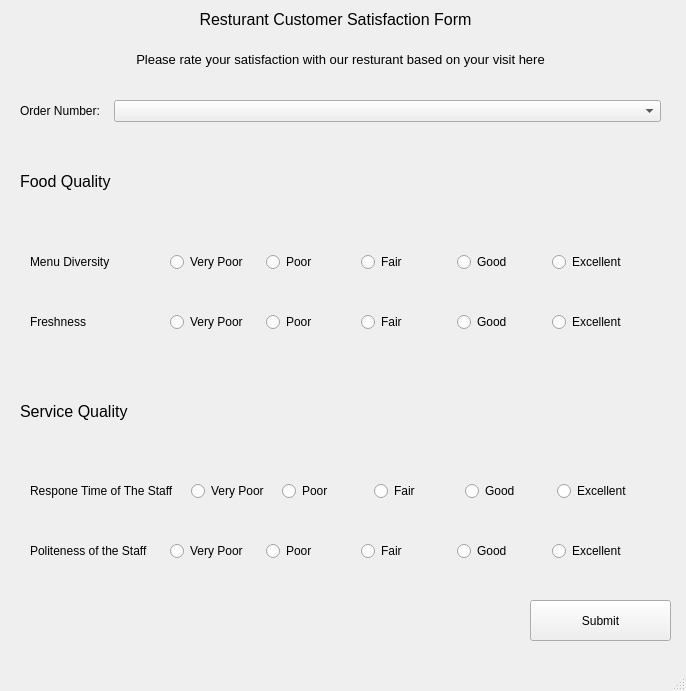
<?xml version="1.0" encoding="UTF-8"?>
<ui version="4.0">
 <class>MainWindow</class>
 <widget class="QMainWindow" name="MainWindow">
  <property name="geometry">
   <rect>
    <x>0</x>
    <y>0</y>
    <width>686</width>
    <height>691</height>
   </rect>
  </property>
  <property name="windowTitle">
   <string>Customer Feedback</string>
  </property>
  <widget class="QWidget" name="centralwidget">
   <widget class="QLabel" name="label_2">
    <property name="geometry">
     <rect>
      <x>10</x>
      <y>10</y>
      <width>651</width>
      <height>20</height>
     </rect>
    </property>
    <property name="font">
     <font>
      <pointsize>12</pointsize>
     </font>
    </property>
    <property name="focusPolicy">
     <enum>Qt::TabFocus</enum>
    </property>
    <property name="text">
     <string>Resturant Customer Satisfaction Form</string>
    </property>
    <property name="scaledContents">
     <bool>false</bool>
    </property>
    <property name="alignment">
     <set>Qt::AlignCenter</set>
    </property>
   </widget>
   <widget class="QLabel" name="label_3">
    <property name="geometry">
     <rect>
      <x>10</x>
      <y>50</y>
      <width>661</width>
      <height>20</height>
     </rect>
    </property>
    <property name="font">
     <font>
      <pointsize>10</pointsize>
     </font>
    </property>
    <property name="focusPolicy">
     <enum>Qt::TabFocus</enum>
    </property>
    <property name="text">
     <string>Please rate your satisfaction with our resturant based on your visit here</string>
    </property>
    <property name="scaledContents">
     <bool>false</bool>
    </property>
    <property name="alignment">
     <set>Qt::AlignCenter</set>
    </property>
   </widget>
   <widget class="QWidget" name="verticalLayoutWidget">
    <property name="geometry">
     <rect>
      <x>10</x>
      <y>90</y>
      <width>661</width>
      <height>501</height>
     </rect>
    </property>
    <layout class="QVBoxLayout" name="verticalLayout" stretch="1,4,4">
     <property name="spacing">
      <number>10</number>
     </property>
     <property name="leftMargin">
      <number>10</number>
     </property>
     <property name="topMargin">
      <number>10</number>
     </property>
     <property name="rightMargin">
      <number>10</number>
     </property>
     <property name="bottomMargin">
      <number>10</number>
     </property>
     <item>
      <layout class="QGridLayout" name="gridLayout_2">
       <property name="horizontalSpacing">
        <number>14</number>
       </property>
       <item row="0" column="0">
        <widget class="QLabel" name="label">
         <property name="sizePolicy">
          <sizepolicy hsizetype="Fixed" vsizetype="Preferred">
           <horstretch>0</horstretch>
           <verstretch>0</verstretch>
          </sizepolicy>
         </property>
         <property name="text">
          <string>Order Number:</string>
         </property>
        </widget>
       </item>
       <item row="0" column="1">
        <widget class="QComboBox" name="comboBox">
         <property name="sizePolicy">
          <sizepolicy hsizetype="Preferred" vsizetype="Fixed">
           <horstretch>0</horstretch>
           <verstretch>0</verstretch>
          </sizepolicy>
         </property>
        </widget>
       </item>
      </layout>
     </item>
     <item>
      <layout class="QVBoxLayout" name="verticalLayout_4" stretch="0,2,2">
       <property name="spacing">
        <number>0</number>
       </property>
       <item>
        <widget class="QLabel" name="label_9">
         <property name="font">
          <font>
           <pointsize>12</pointsize>
          </font>
         </property>
         <property name="focusPolicy">
          <enum>Qt::TabFocus</enum>
         </property>
         <property name="text">
          <string>Food Quality</string>
         </property>
         <property name="scaledContents">
          <bool>false</bool>
         </property>
         <property name="alignment">
          <set>Qt::AlignLeading|Qt::AlignLeft|Qt::AlignVCenter</set>
         </property>
        </widget>
       </item>
       <item>
        <layout class="QHBoxLayout" name="horizontalLayout_3" stretch="1,4">
         <property name="spacing">
          <number>7</number>
         </property>
         <property name="sizeConstraint">
          <enum>QLayout::SetDefaultConstraint</enum>
         </property>
         <property name="leftMargin">
          <number>10</number>
         </property>
         <property name="topMargin">
          <number>10</number>
         </property>
         <property name="rightMargin">
          <number>10</number>
         </property>
         <property name="bottomMargin">
          <number>10</number>
         </property>
         <item>
          <widget class="QLabel" name="label_10">
           <property name="text">
            <string>Menu Diversity</string>
           </property>
          </widget>
         </item>
         <item>
          <layout class="QGridLayout" name="gridLayout_6" rowstretch="0" columnstretch="0,0,0,0,0">
           <property name="sizeConstraint">
            <enum>QLayout::SetDefaultConstraint</enum>
           </property>
           <property name="leftMargin">
            <number>10</number>
           </property>
           <property name="topMargin">
            <number>10</number>
           </property>
           <property name="rightMargin">
            <number>10</number>
           </property>
           <property name="bottomMargin">
            <number>10</number>
           </property>
           <item row="0" column="0">
            <widget class="QRadioButton" name="radioButton_16">
             <property name="text">
              <string>Very Poor</string>
             </property>
             <property name="checkable">
              <bool>true</bool>
             </property>
             <property name="checked">
              <bool>false</bool>
             </property>
             <attribute name="buttonGroup">
              <string notr="true">buttonGroup</string>
             </attribute>
            </widget>
           </item>
           <item row="0" column="2">
            <widget class="QRadioButton" name="radioButton_17">
             <property name="text">
              <string>Fair</string>
             </property>
             <attribute name="buttonGroup">
              <string notr="true">buttonGroup</string>
             </attribute>
            </widget>
           </item>
           <item row="0" column="1">
            <widget class="QRadioButton" name="radioButton_18">
             <property name="text">
              <string>Poor</string>
             </property>
             <attribute name="buttonGroup">
              <string notr="true">buttonGroup</string>
             </attribute>
            </widget>
           </item>
           <item row="0" column="3">
            <widget class="QRadioButton" name="radioButton_19">
             <property name="text">
              <string>Good</string>
             </property>
             <attribute name="buttonGroup">
              <string notr="true">buttonGroup</string>
             </attribute>
            </widget>
           </item>
           <item row="0" column="4">
            <widget class="QRadioButton" name="radioButton_20">
             <property name="text">
              <string>Excellent</string>
             </property>
             <attribute name="buttonGroup">
              <string notr="true">buttonGroup</string>
             </attribute>
            </widget>
           </item>
          </layout>
         </item>
        </layout>
       </item>
       <item>
        <layout class="QHBoxLayout" name="horizontalLayout_5" stretch="1,4">
         <property name="spacing">
          <number>7</number>
         </property>
         <property name="sizeConstraint">
          <enum>QLayout::SetDefaultConstraint</enum>
         </property>
         <property name="leftMargin">
          <number>10</number>
         </property>
         <property name="topMargin">
          <number>10</number>
         </property>
         <property name="rightMargin">
          <number>10</number>
         </property>
         <property name="bottomMargin">
          <number>10</number>
         </property>
         <item>
          <widget class="QLabel" name="label_11">
           <property name="text">
            <string>Freshness</string>
           </property>
          </widget>
         </item>
         <item>
          <layout class="QGridLayout" name="gridLayout_7" rowstretch="0" columnstretch="0,0,0,0,0">
           <property name="sizeConstraint">
            <enum>QLayout::SetDefaultConstraint</enum>
           </property>
           <property name="leftMargin">
            <number>10</number>
           </property>
           <property name="topMargin">
            <number>10</number>
           </property>
           <property name="rightMargin">
            <number>10</number>
           </property>
           <property name="bottomMargin">
            <number>10</number>
           </property>
           <item row="0" column="3">
            <widget class="QRadioButton" name="radioButton_24">
             <property name="text">
              <string>Good</string>
             </property>
             <attribute name="buttonGroup">
              <string notr="true">buttonGroup_2</string>
             </attribute>
            </widget>
           </item>
           <item row="0" column="4">
            <widget class="QRadioButton" name="radioButton_25">
             <property name="text">
              <string>Excellent</string>
             </property>
             <attribute name="buttonGroup">
              <string notr="true">buttonGroup_2</string>
             </attribute>
            </widget>
           </item>
           <item row="0" column="1">
            <widget class="QRadioButton" name="radioButton_23">
             <property name="text">
              <string>Poor</string>
             </property>
             <attribute name="buttonGroup">
              <string notr="true">buttonGroup_2</string>
             </attribute>
            </widget>
           </item>
           <item row="0" column="0">
            <widget class="QRadioButton" name="radioButton_21">
             <property name="text">
              <string>Very Poor</string>
             </property>
             <attribute name="buttonGroup">
              <string notr="true">buttonGroup_2</string>
             </attribute>
            </widget>
           </item>
           <item row="0" column="2">
            <widget class="QRadioButton" name="radioButton_22">
             <property name="text">
              <string>Fair</string>
             </property>
             <attribute name="buttonGroup">
              <string notr="true">buttonGroup_2</string>
             </attribute>
            </widget>
           </item>
          </layout>
         </item>
        </layout>
       </item>
      </layout>
     </item>
     <item>
      <layout class="QVBoxLayout" name="verticalLayout_3" stretch="0,2,2">
       <property name="spacing">
        <number>0</number>
       </property>
       <item>
        <widget class="QLabel" name="label_6">
         <property name="font">
          <font>
           <pointsize>12</pointsize>
          </font>
         </property>
         <property name="focusPolicy">
          <enum>Qt::TabFocus</enum>
         </property>
         <property name="text">
          <string>Service Quality</string>
         </property>
         <property name="scaledContents">
          <bool>false</bool>
         </property>
         <property name="alignment">
          <set>Qt::AlignLeading|Qt::AlignLeft|Qt::AlignVCenter</set>
         </property>
        </widget>
       </item>
       <item>
        <layout class="QHBoxLayout" name="horizontalLayout_2" stretch="1,4">
         <property name="spacing">
          <number>7</number>
         </property>
         <property name="sizeConstraint">
          <enum>QLayout::SetDefaultConstraint</enum>
         </property>
         <property name="leftMargin">
          <number>10</number>
         </property>
         <property name="topMargin">
          <number>10</number>
         </property>
         <property name="rightMargin">
          <number>10</number>
         </property>
         <property name="bottomMargin">
          <number>10</number>
         </property>
         <item>
          <widget class="QLabel" name="label_7">
           <property name="text">
            <string>Respone Time of The Staff</string>
           </property>
          </widget>
         </item>
         <item>
          <layout class="QGridLayout" name="gridLayout_4" rowstretch="0" columnstretch="0,0,0,0,0">
           <property name="sizeConstraint">
            <enum>QLayout::SetDefaultConstraint</enum>
           </property>
           <property name="leftMargin">
            <number>10</number>
           </property>
           <property name="topMargin">
            <number>10</number>
           </property>
           <property name="rightMargin">
            <number>10</number>
           </property>
           <property name="bottomMargin">
            <number>10</number>
           </property>
           <item row="0" column="0">
            <widget class="QRadioButton" name="radioButton_6">
             <property name="text">
              <string>Very Poor</string>
             </property>
             <attribute name="buttonGroup">
              <string notr="true">buttonGroup_3</string>
             </attribute>
            </widget>
           </item>
           <item row="0" column="2">
            <widget class="QRadioButton" name="radioButton_7">
             <property name="text">
              <string>Fair</string>
             </property>
             <attribute name="buttonGroup">
              <string notr="true">buttonGroup_3</string>
             </attribute>
            </widget>
           </item>
           <item row="0" column="1">
            <widget class="QRadioButton" name="radioButton_8">
             <property name="text">
              <string>Poor</string>
             </property>
             <attribute name="buttonGroup">
              <string notr="true">buttonGroup_3</string>
             </attribute>
            </widget>
           </item>
           <item row="0" column="3">
            <widget class="QRadioButton" name="radioButton_9">
             <property name="text">
              <string>Good</string>
             </property>
             <attribute name="buttonGroup">
              <string notr="true">buttonGroup_3</string>
             </attribute>
            </widget>
           </item>
           <item row="0" column="4">
            <widget class="QRadioButton" name="radioButton_10">
             <property name="text">
              <string>Excellent</string>
             </property>
             <attribute name="buttonGroup">
              <string notr="true">buttonGroup_3</string>
             </attribute>
            </widget>
           </item>
          </layout>
         </item>
        </layout>
       </item>
       <item>
        <layout class="QHBoxLayout" name="horizontalLayout_4" stretch="1,4">
         <property name="spacing">
          <number>7</number>
         </property>
         <property name="sizeConstraint">
          <enum>QLayout::SetDefaultConstraint</enum>
         </property>
         <property name="leftMargin">
          <number>10</number>
         </property>
         <property name="topMargin">
          <number>10</number>
         </property>
         <property name="rightMargin">
          <number>10</number>
         </property>
         <property name="bottomMargin">
          <number>10</number>
         </property>
         <item>
          <widget class="QLabel" name="label_8">
           <property name="text">
            <string>Politeness of the Staff</string>
           </property>
          </widget>
         </item>
         <item>
          <layout class="QGridLayout" name="gridLayout_5" rowstretch="0" columnstretch="0,0,0,0,0">
           <property name="sizeConstraint">
            <enum>QLayout::SetDefaultConstraint</enum>
           </property>
           <property name="leftMargin">
            <number>10</number>
           </property>
           <property name="topMargin">
            <number>10</number>
           </property>
           <property name="rightMargin">
            <number>10</number>
           </property>
           <property name="bottomMargin">
            <number>10</number>
           </property>
           <item row="0" column="0">
            <widget class="QRadioButton" name="radioButton_11">
             <property name="text">
              <string>Very Poor</string>
             </property>
             <attribute name="buttonGroup">
              <string notr="true">buttonGroup_4</string>
             </attribute>
            </widget>
           </item>
           <item row="0" column="2">
            <widget class="QRadioButton" name="radioButton_12">
             <property name="text">
              <string>Fair</string>
             </property>
             <attribute name="buttonGroup">
              <string notr="true">buttonGroup_4</string>
             </attribute>
            </widget>
           </item>
           <item row="0" column="1">
            <widget class="QRadioButton" name="radioButton_13">
             <property name="text">
              <string>Poor</string>
             </property>
             <attribute name="buttonGroup">
              <string notr="true">buttonGroup_4</string>
             </attribute>
            </widget>
           </item>
           <item row="0" column="3">
            <widget class="QRadioButton" name="radioButton_14">
             <property name="text">
              <string>Good</string>
             </property>
             <attribute name="buttonGroup">
              <string notr="true">buttonGroup_4</string>
             </attribute>
            </widget>
           </item>
           <item row="0" column="4">
            <widget class="QRadioButton" name="radioButton_15">
             <property name="text">
              <string>Excellent</string>
             </property>
             <attribute name="buttonGroup">
              <string notr="true">buttonGroup_4</string>
             </attribute>
            </widget>
           </item>
          </layout>
         </item>
        </layout>
       </item>
      </layout>
     </item>
    </layout>
   </widget>
   <widget class="QPushButton" name="pushButton">
    <property name="geometry">
     <rect>
      <x>530</x>
      <y>600</y>
      <width>141</width>
      <height>41</height>
     </rect>
    </property>
    <property name="text">
     <string>Submit</string>
    </property>
   </widget>
  </widget>
  <widget class="QMenuBar" name="menubar">
   <property name="geometry">
    <rect>
     <x>0</x>
     <y>0</y>
     <width>686</width>
     <height>26</height>
    </rect>
   </property>
  </widget>
  <widget class="QStatusBar" name="statusbar"/>
 </widget>
 <resources/>
 <connections/>
 <buttongroups>
  <buttongroup name="buttonGroup_4"/>
  <buttongroup name="buttonGroup_3"/>
  <buttongroup name="buttonGroup"/>
  <buttongroup name="buttonGroup_2"/>
 </buttongroups>
</ui>
